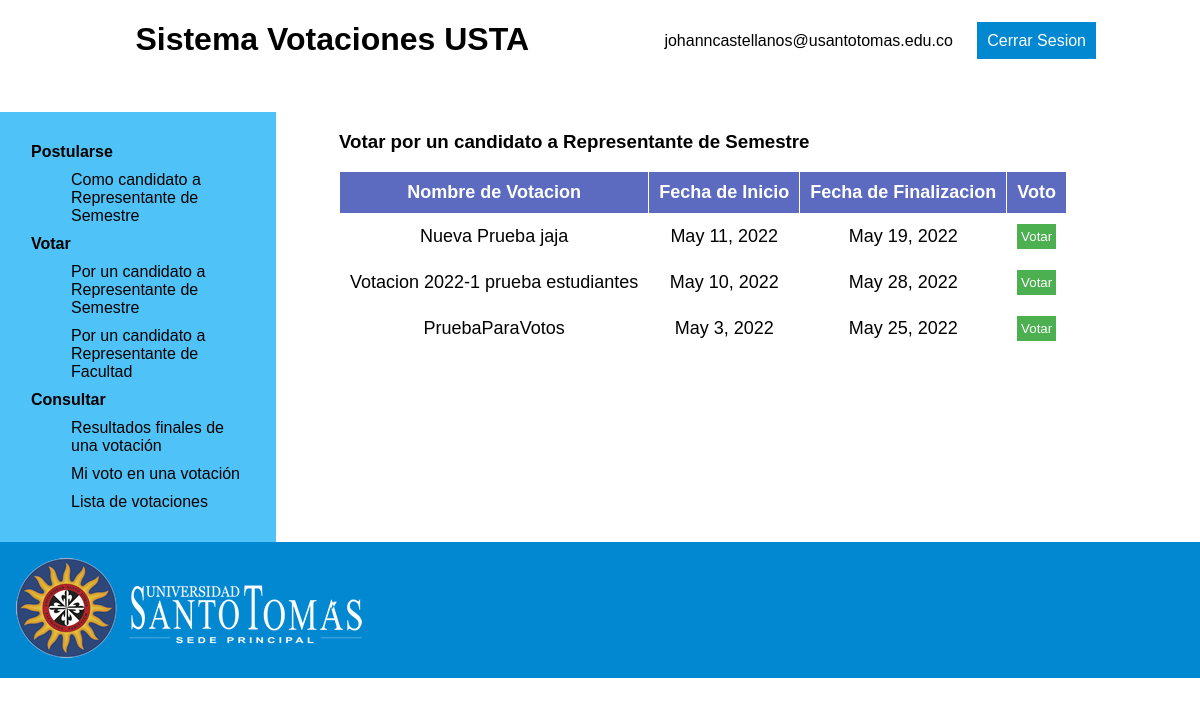
The page /voteCycle/ (signed in) on the database as committed earlier.
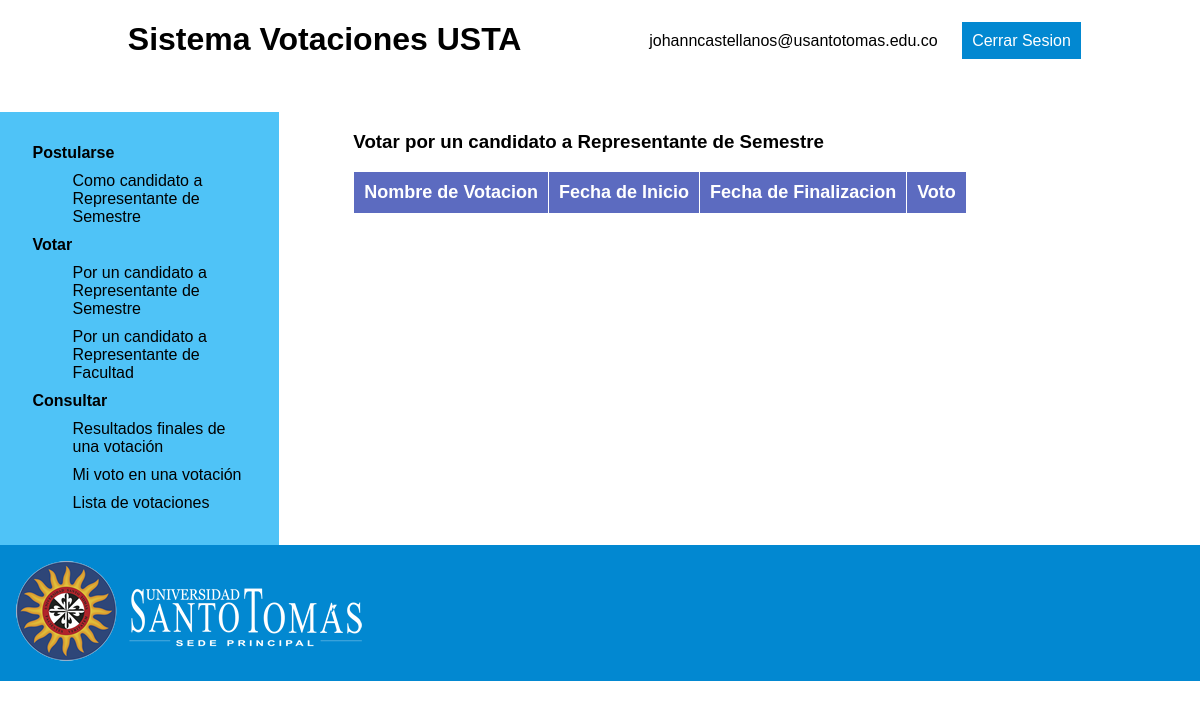
The same page on the database as committed later.
### app_votaciones/models.py (models this page shows, shortened)
class Votacion(models.Model):
    nombre = models.CharField(max_length=45)
    start_date = models.DateField(
                                auto_now=False,
	                            auto_now_add=False,
    )
    end_date = models.DateField(auto_now=False,
	                            auto_now_add=False,
                                )
    idTipo = models.ForeignKey(TipoVotacion,
                  related_name='votaciones',
                  null=False,
                  on_delete=models.PROTECT)
    idEstado = models.ForeignKey(EstadoVotacion,
                  related_name='votaciones',
                  null=False,
                  on_delete=models.PROTECT)
    idFacultad = models.ForeignKey(Facultad,
                  related_name='votaciones',
                  null=False,
                  on_delete=models.PROTECT)
    class Meta:
        app_label = 'app_votaciones'

### app_votaciones/views.py (the view)
# urls.py: path('voteCycle/', views.voteCycle, name='voteCycle'),
@login_required
def voteCycle(request):
    votaciones = Votacion.objects.filter(idFacultad=Estudiante.objects.get(id=request.user.id).idFacultad_id)
    contexto = {"votaciones":votaciones}
    return render(request, 'voteCycle.html', contexto)

### app_votaciones/templates/voteCycle.html (shortened to what this page needs)
{% extends "student.html" %}
{% load static %}
{% block main %}
<h3>Votar por un candidato a Representante de Semestre</h3>
<table>
  <thead>
    <tr>
      <th>Nombre de Votacion</th>
      <th>Fecha de Inicio</th>
      <th>Fecha de Finalizacion</th>
      <th>Voto</th>
    </tr>
  </thead>
  <tbody>
    {% if votaciones %}
    {% for votacion in votaciones %}
    {% if votacion.idEstado_id == 2 and votacion.idTipo_id == 1 %}
    <tr>
      <td>{{ votacion.nombre }}</td>
      <td>{{ votacion.start_date }}</td>
      <td>{{ votacion.end_date }}</td>
      <form action="{% url 'app:listCandidates' %}" method="post">
        <td><button type="submit" name='id' value={{votacion.id}}>Votar</button></td>
      </form>
    </tr>
    {% endif %}
    {% endfor %}
    {% endif %}
  </tbody>
</table>
{% endblock %}

Rows that differ between the two databases and show on the page:
no longer on this page (row edited): Votacion: nombre "Nueva Prueba jaja", start_date "May 11, 2022", end_date "May 19, 2022", {{ votacion.id }} 5 (drawn)
no longer on this page (row edited): Votacion: nombre "Votacion 2022-1 prueba estudiantes", start_date "May 10, 2022", end_date "May 28, 2022", {{ votacion.id }} 8 (drawn)
no longer on this page (row edited): Votacion: nombre "PruebaParaVotos", start_date "May 3, 2022", end_date "May 25, 2022", {{ votacion.id }} 9 (drawn)
